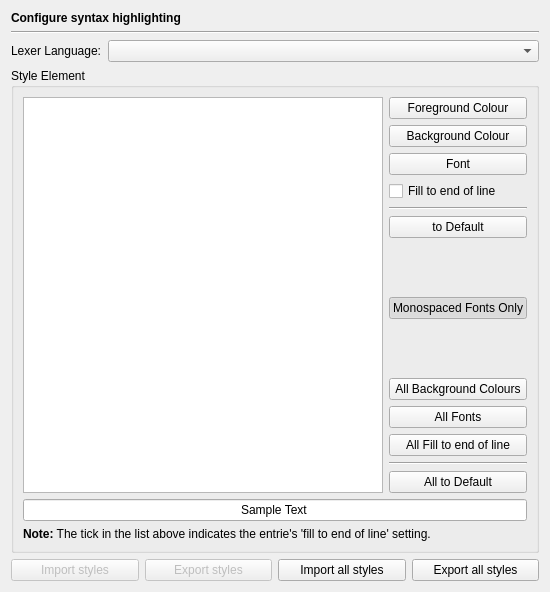
<?xml version="1.0" encoding="UTF-8"?>
<ui version="4.0">
 <class>EditorHighlightingStylesPage</class>
 <widget class="QWidget" name="EditorHighlightingStylesPage">
  <property name="geometry">
   <rect>
    <x>0</x>
    <y>0</y>
    <width>550</width>
    <height>592</height>
   </rect>
  </property>
  <layout class="QVBoxLayout" name="verticalLayout">
   <item>
    <widget class="QLabel" name="headerLabel">
     <property name="text">
      <string>&lt;b&gt;Configure syntax highlighting&lt;/b&gt;</string>
     </property>
    </widget>
   </item>
   <item>
    <widget class="Line" name="line1">
     <property name="frameShape">
      <enum>QFrame::HLine</enum>
     </property>
     <property name="frameShadow">
      <enum>QFrame::Sunken</enum>
     </property>
     <property name="orientation">
      <enum>Qt::Horizontal</enum>
     </property>
    </widget>
   </item>
   <item>
    <layout class="QHBoxLayout">
     <item>
      <widget class="QLabel" name="TextLabel1_3">
       <property name="toolTip">
        <string/>
       </property>
       <property name="text">
        <string>Lexer Language:</string>
       </property>
       <property name="buddy">
        <cstring></cstring>
       </property>
      </widget>
     </item>
     <item>
      <widget class="QComboBox" name="lexerLanguageComboBox">
       <property name="sizePolicy">
        <sizepolicy hsizetype="Expanding" vsizetype="Fixed">
         <horstretch>0</horstretch>
         <verstretch>0</verstretch>
        </sizepolicy>
       </property>
       <property name="toolTip">
        <string>Select the lexer language to be configured.</string>
       </property>
      </widget>
     </item>
    </layout>
   </item>
   <item>
    <widget class="QGroupBox" name="styleGroup">
     <property name="title">
      <string>Style Element</string>
     </property>
     <layout class="QGridLayout" name="gridLayout">
      <item row="0" column="0" rowspan="14">
       <widget class="QListWidget" name="styleElementList">
        <property name="selectionMode">
         <enum>QAbstractItemView::ExtendedSelection</enum>
        </property>
       </widget>
      </item>
      <item row="0" column="1">
       <widget class="QPushButton" name="foregroundButton">
        <property name="toolTip">
         <string>Select the foreground colour.</string>
        </property>
        <property name="text">
         <string>Foreground Colour</string>
        </property>
       </widget>
      </item>
      <item row="1" column="1">
       <widget class="QPushButton" name="backgroundButton">
        <property name="toolTip">
         <string>Select the background colour.</string>
        </property>
        <property name="text">
         <string>Background Colour</string>
        </property>
       </widget>
      </item>
      <item row="2" column="1">
       <widget class="QPushButton" name="fontButton">
        <property name="toolTip">
         <string>Select the font.</string>
        </property>
        <property name="text">
         <string>Font</string>
        </property>
       </widget>
      </item>
      <item row="3" column="1">
       <widget class="QCheckBox" name="eolfillCheckBox">
        <property name="toolTip">
         <string>Select end of line fill.</string>
        </property>
        <property name="text">
         <string>Fill to end of line</string>
        </property>
       </widget>
      </item>
      <item row="4" column="1">
       <widget class="Line" name="line">
        <property name="orientation">
         <enum>Qt::Horizontal</enum>
        </property>
       </widget>
      </item>
      <item row="5" column="1">
       <widget class="QPushButton" name="defaultButton">
        <property name="toolTip">
         <string>Press to set the current style to its default values</string>
        </property>
        <property name="text">
         <string>to Default</string>
        </property>
       </widget>
      </item>
      <item row="6" column="1">
       <spacer name="spacer">
        <property name="orientation">
         <enum>Qt::Vertical</enum>
        </property>
        <property name="sizeHint" stdset="0">
         <size>
          <width>20</width>
          <height>43</height>
         </size>
        </property>
       </spacer>
      </item>
      <item row="7" column="1">
       <widget class="QPushButton" name="monospacedButton">
        <property name="toolTip">
         <string>Press to show only monospaced fonts</string>
        </property>
        <property name="text">
         <string>Monospaced Fonts Only</string>
        </property>
        <property name="checkable">
         <bool>true</bool>
        </property>
        <property name="checked">
         <bool>true</bool>
        </property>
       </widget>
      </item>
      <item row="8" column="1">
       <spacer>
        <property name="orientation">
         <enum>Qt::Vertical</enum>
        </property>
        <property name="sizeHint" stdset="0">
         <size>
          <width>20</width>
          <height>38</height>
         </size>
        </property>
       </spacer>
      </item>
      <item row="9" column="1">
       <widget class="QPushButton" name="allBackgroundColoursButton">
        <property name="toolTip">
         <string>Select the background colour for all styles</string>
        </property>
        <property name="text">
         <string>All Background Colours</string>
        </property>
       </widget>
      </item>
      <item row="10" column="1">
       <widget class="QPushButton" name="allFontsButton">
        <property name="toolTip">
         <string>Select the font for all styles.</string>
        </property>
        <property name="text">
         <string>All Fonts</string>
        </property>
       </widget>
      </item>
      <item row="11" column="1">
       <widget class="QPushButton" name="allEolFillButton">
        <property name="toolTip">
         <string>Select the eol fill for all styles</string>
        </property>
        <property name="text">
         <string>All Fill to end of line</string>
        </property>
       </widget>
      </item>
      <item row="12" column="1">
       <widget class="Line" name="line_2">
        <property name="orientation">
         <enum>Qt::Horizontal</enum>
        </property>
       </widget>
      </item>
      <item row="13" column="1">
       <widget class="QPushButton" name="allDefaultButton">
        <property name="toolTip">
         <string>Press to set all styles to their default values</string>
        </property>
        <property name="text">
         <string>All to Default</string>
        </property>
       </widget>
      </item>
      <item row="14" column="0" colspan="2">
       <widget class="QLineEdit" name="sampleText">
        <property name="focusPolicy">
         <enum>Qt::NoFocus</enum>
        </property>
        <property name="text">
         <string>Sample Text</string>
        </property>
        <property name="alignment">
         <set>Qt::AlignHCenter</set>
        </property>
        <property name="readOnly">
         <bool>true</bool>
        </property>
       </widget>
      </item>
      <item row="15" column="0" colspan="2">
       <widget class="QLabel" name="label">
        <property name="text">
         <string>&lt;b&gt;Note:&lt;/b&gt; The tick in the list above indicates the entrie's 'fill to end of line' setting.</string>
        </property>
        <property name="wordWrap">
         <bool>true</bool>
        </property>
       </widget>
      </item>
     </layout>
    </widget>
   </item>
   <item>
    <layout class="QHBoxLayout" name="horizontalLayout">
     <item>
      <widget class="QPushButton" name="importCurrentButton">
       <property name="enabled">
        <bool>false</bool>
       </property>
       <property name="toolTip">
        <string>Imports all styles of the currently selected language</string>
       </property>
       <property name="text">
        <string>Import styles</string>
       </property>
      </widget>
     </item>
     <item>
      <widget class="QPushButton" name="exportCurrentButton">
       <property name="enabled">
        <bool>false</bool>
       </property>
       <property name="toolTip">
        <string>Exports all styles of the currently selected language</string>
       </property>
       <property name="text">
        <string>Export styles</string>
       </property>
      </widget>
     </item>
     <item>
      <widget class="QPushButton" name="importAllButton">
       <property name="toolTip">
        <string>Imports all styles of all languages</string>
       </property>
       <property name="text">
        <string>Import all styles</string>
       </property>
      </widget>
     </item>
     <item>
      <widget class="QPushButton" name="exportAllButton">
       <property name="toolTip">
        <string>Exports all styles of all languages</string>
       </property>
       <property name="text">
        <string>Export all styles</string>
       </property>
      </widget>
     </item>
    </layout>
   </item>
  </layout>
 </widget>
 <tabstops>
  <tabstop>lexerLanguageComboBox</tabstop>
  <tabstop>styleElementList</tabstop>
  <tabstop>foregroundButton</tabstop>
  <tabstop>backgroundButton</tabstop>
  <tabstop>fontButton</tabstop>
  <tabstop>eolfillCheckBox</tabstop>
  <tabstop>defaultButton</tabstop>
  <tabstop>monospacedButton</tabstop>
  <tabstop>allBackgroundColoursButton</tabstop>
  <tabstop>allFontsButton</tabstop>
  <tabstop>allEolFillButton</tabstop>
  <tabstop>allDefaultButton</tabstop>
  <tabstop>importCurrentButton</tabstop>
  <tabstop>exportCurrentButton</tabstop>
  <tabstop>importAllButton</tabstop>
  <tabstop>exportAllButton</tabstop>
 </tabstops>
 <resources/>
 <connections/>
</ui>
